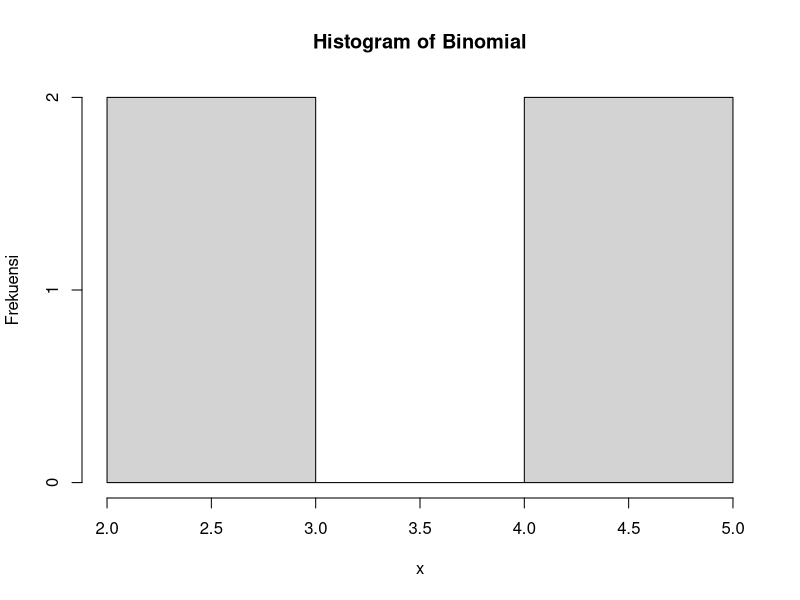

Reproduce this figure in R.
#Soal 2
#A 
cvid=20
x =0.2
sembuh =4
pluang=dbinom(sembuh,cvid,x,log=FALSE)
pluang

#B
hist(rbinom(sembuh,cvid,x),xlab="x",ylab ="Frekuensi",main ="Histogram of Binomial")

#C
rata=cvid*x
rata
vrian=cvid*x*(1-x)
vrian